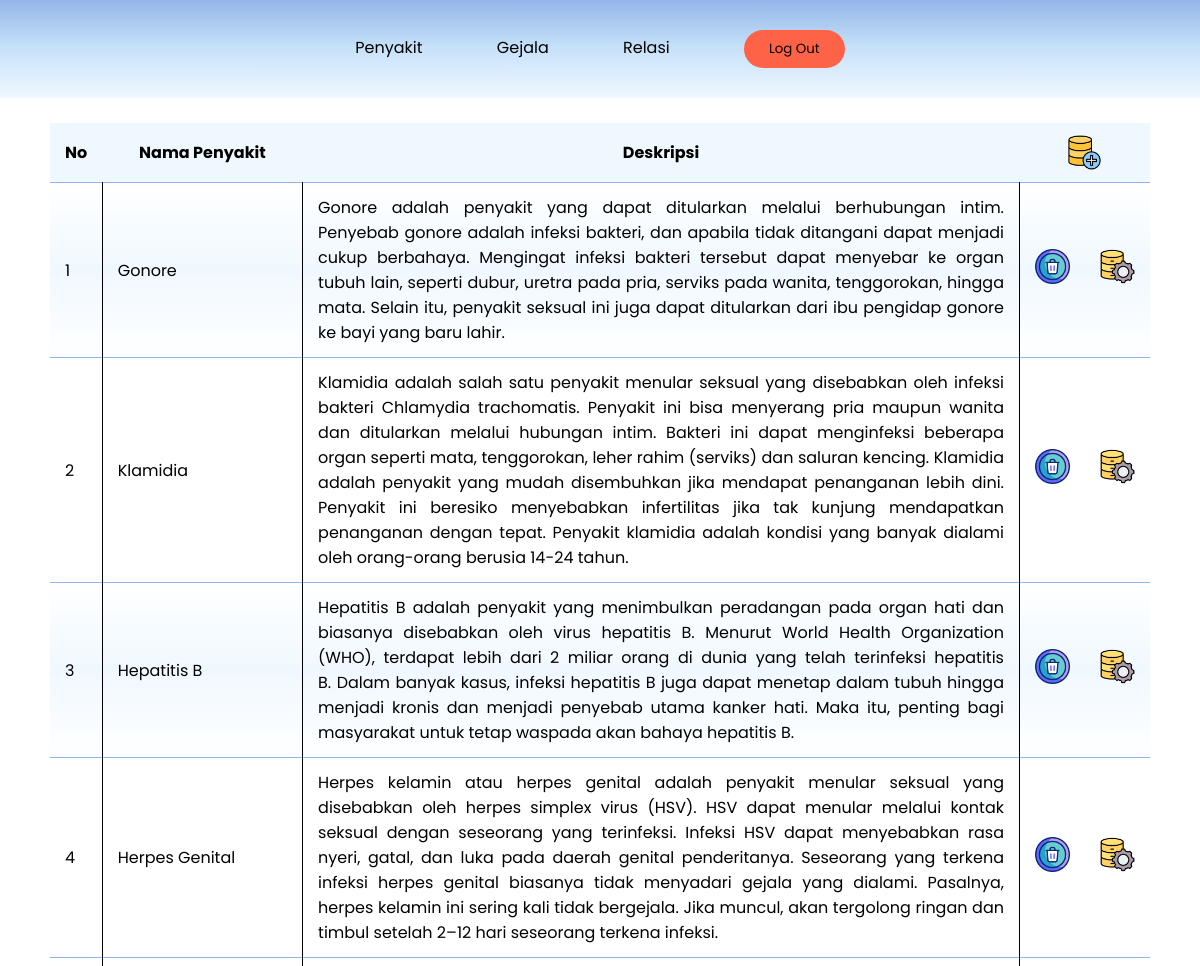
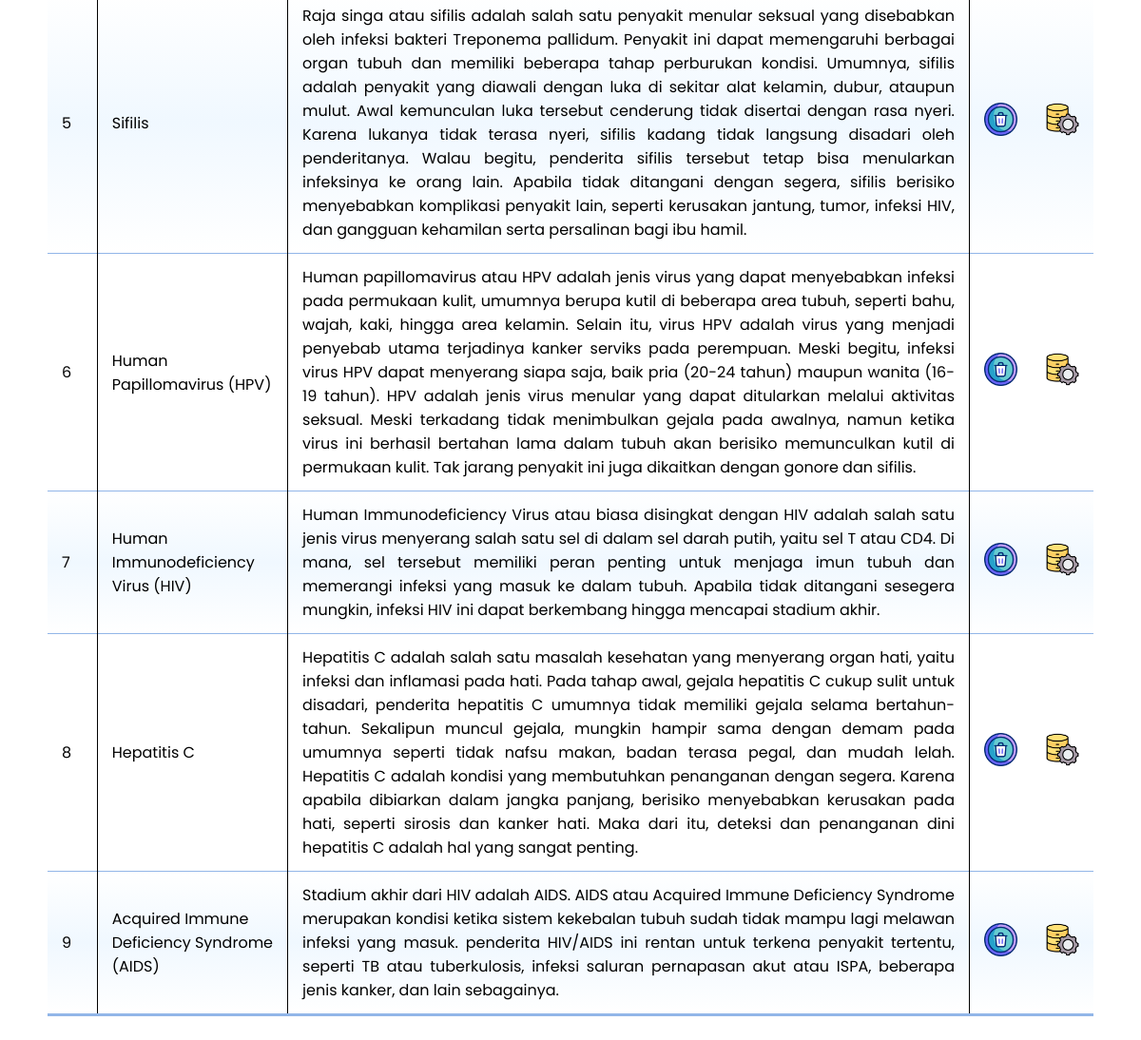
Screenshot of /penyakit.php with the database file from the repository (2 pictures, top to bottom).
### tables this page shows
CREATE TABLE `penyakit` (
  `id_penyakit` int(11) NOT NULL,
  `penyakit` varchar(255) NOT NULL,
  `deskripsi` text NOT NULL
);

### penyakit.php (the view, shortened to what this page needs)
<?php
include "koneksi.php";
?>
<!DOCTYPE html>
<html lang="en">
<head>
    <link rel="stylesheet" href="style_dashboard.css" />
</head>
<div class="body">
    <body>
        <div class="container">
            <table class="content">
                <tr>
                    <th>No</th>
                    <th>Nama Penyakit</th>
                    <th>Deskripsi</th>
                    <th colspan="2">
                        <div class="icon">
                            <a href="tambahPenyakit.php"><img src="add.png"></a>
                        </div>
                    </th>
                </tr>
                <?php
                $result = mysqli_query($db, "SELECT * FROM penyakit");
                $no = 1;
                while ($row = mysqli_fetch_assoc($result)) {
                    echo "<tr>";
                    echo "<td>" . $no . "</td>";
                    echo "<td>" . $row['penyakit'] . "</td>";
                    echo "<td class='desc'>" . $row['deskripsi'] . "</td>";
                    echo "<td>
                <form action='penyakit.php' method='POST' onsubmit='return confirm(\"yakin ingin menghapus?\")'>
                    <input type='hidden' name='id_penyakit' value='" . $row['id_penyakit'] . "'>
                    <button type='submit' name='delete'><img src='delete.png'></button>
                </form>
                </td>";
                    echo "<td>
                            <button><a href='updatePenyakit.php?id_penyakit= " . $row['id_penyakit'] . "'><img src='update.png' class='update'></a></button>
                        </td>";
                    echo "</tr>";
                    $no++;
                }
                ?>
            </table>
        </div>
    </body>
</div>
</html>

### style_dashboard.css (style rules this page uses)
*, body, html { margin: 0; padding: 0; font-family: "poppins", sans-serif; }
.body { display: flex; justify-content: center; }
.container { max-width: 100%; width: 1200px; display: flex; flex-direction: column; justify-content: center; align-items: center; }
.content { border-collapse: collapse; margin: 25px 50px; min-width: 400px; }
.content td:nth-child(1) { border-right: 1px solid black; }
.content td:nth-child(2) { border-right: 1px solid black; }
.content th, td { padding: 12px 15px; }
.content th { background: aliceblue; }
.content tr:nth-of-type(even) { background: linear-gradient(to top, white,aliceblue, white); }
.content tr { border-bottom: 1px solid rgb(146, 182, 232); }
.content tr:last-of-type { border-bottom: 3px solid rgb(146, 182, 232); }
.content img { max-width: 35px; height: auto; display: block; margin: 0px auto; }
.icon { display: flex; justify-content: center; gap: 10px; }
.desc { border-right: 1px solid black; text-align: justify; }

### style_navbar2.css (style rules this page uses)
* { box-sizing: border-box; margin: 0; padding: 0; }
li a { font-family: "poppins", sans-serif; font-weight: normal; font-size: medium; text-decoration: none; color: black; }
header { display: flex; justify-content: center; padding: 30px 10%; background: linear-gradient(to bottom, rgb(146, 182, 232), rgb(200, 226, 249), aliceblue); }
.logout { border: none; border-radius: 50px; background: aliceblue; padding: 9px 25px; }
.container button { border: none; background: none; }
.logout { border: none; border-radius: 50px; background: tomato; padding: 9px 25px; }
.link { list-style: none; }
.link li { display: inline-block; padding: 0px 20px; }
.link li a { transition: all 0.3s ease 0s; padding-bottom: 10px; margin-right: 30px; }

### rows the page displays
penyakit: penyakit "Gonore", deskripsi "Gonore adalah penyakit yang dapat ditularkan melalui berhubungan intim. Penyebab gonore adalah infeksi bakteri, dan apabila tidak ditangani dapat menjadi cukup berbahaya. Mengingat infeksi bakteri tersebut dapat menyebar ke organ tubuh lain, seperti dubur, uretra pada pria, serviks pada wanita, tenggorokan, hingga mata. Selain itu, penyakit seksual ini juga dapat ditularkan dari ibu pengidap gonore ke bayi yang baru lahir."
penyakit: penyakit "Klamidia", deskripsi "Klamidia adalah salah satu penyakit menular seksual yang disebabkan oleh infeksi bakteri Chlamydia trachomatis. Penyakit ini bisa menyerang pria maupun wanita dan ditularkan melalui hubungan intim. Bakteri ini dapat menginfeksi beberapa organ seperti mata, tenggorokan, leher rahim (serviks) dan saluran kencing. Klamidia adalah penyakit yang mudah disembuhkan jika mendapat penanganan lebih dini. Penyakit ini beresiko menyebabkan infertilitas jika tak kunjung mendapatkan penanganan dengan tepat. Penyakit klamidia adalah kondisi yang banyak dialami oleh orang-orang berusia 14-24 tahun."
penyakit: penyakit "Hepatitis B", deskripsi "Hepatitis B adalah penyakit yang menimbulkan peradangan pada organ hati dan biasanya disebabkan oleh virus hepatitis B. Menurut World Health Organization (WHO), terdapat lebih dari 2 miliar orang di dunia yang telah terinfeksi hepatitis B. Dalam banyak kasus, infeksi hepatitis B juga dapat menetap dalam tubuh hingga menjadi kronis dan menjadi penyebab utama kanker hati. Maka itu, penting bagi masyarakat untuk tetap waspada akan bahaya hepatitis B."
penyakit: penyakit "Herpes Genital", deskripsi "Herpes kelamin atau herpes genital adalah penyakit menular seksual yang disebabkan oleh herpes simplex virus (HSV). HSV dapat menular melalui kontak seksual dengan seseorang yang terinfeksi. Infeksi HSV dapat menyebabkan rasa nyeri, gatal, dan luka pada daerah genital penderitanya. Seseorang yang terkena infeksi herpes genital biasanya tidak menyadari gejala yang dialami. Pasalnya, herpes kelamin ini sering kali tidak bergejala. Jika muncul, akan tergolong ringan dan timbul setelah 2–12 hari seseorang terkena infeksi."
penyakit: penyakit "Sifilis", deskripsi "Raja singa atau sifilis adalah salah satu penyakit menular seksual yang disebabkan oleh infeksi bakteri Treponema pallidum. Penyakit ini dapat memengaruhi berbagai organ tubuh dan memiliki beberapa tahap perburukan kondisi. Umumnya, sifilis adalah penyakit yang diawali dengan luka di sekitar alat kelamin, dubur, ataupun mulut. Awal kemunculan luka tersebut cenderung tidak disertai dengan rasa nyeri. Karena lukanya tidak terasa nyeri, sifilis kadang tidak langsung disadari oleh penderitanya. Walau begitu, penderita sifilis tersebut tetap bisa menularkan infeksinya ke orang lain. Apabila tidak ditangani dengan segera, sifilis berisiko menyebabkan komplikasi penyakit lain, seperti kerusakan…"
penyakit: penyakit "Human Papillomavirus (HPV)", deskripsi "Human papillomavirus atau HPV adalah jenis virus yang dapat menyebabkan infeksi pada permukaan kulit, umumnya berupa kutil di beberapa area tubuh, seperti bahu, wajah, kaki, hingga area kelamin. Selain itu, virus HPV adalah virus yang menjadi penyebab utama terjadinya kanker serviks pada perempuan. Meski begitu, infeksi virus HPV dapat menyerang siapa saja, baik pria (20-24 tahun) maupun wanita (16-19 tahun). HPV adalah jenis virus menular yang dapat ditularkan melalui aktivitas seksual. Meski terkadang tidak menimbulkan gejala pada awalnya, namun ketika virus ini berhasil bertahan lama dalam tubuh akan berisiko memunculkan kutil di permukaan kulit. Tak jarang penyakit ini juga dikaitkan…"
penyakit: penyakit "Human Immunodeficiency Virus (HIV)", deskripsi "Human Immunodeficiency Virus atau biasa disingkat dengan HIV adalah salah satu jenis virus menyerang salah satu sel di dalam sel darah putih, yaitu sel T atau CD4. Di mana, sel tersebut memiliki peran penting untuk menjaga imun tubuh dan memerangi infeksi yang masuk ke dalam tubuh. Apabila tidak ditangani sesegera mungkin, infeksi HIV ini dapat berkembang hingga mencapai stadium akhir."
penyakit: penyakit "Hepatitis C", deskripsi "Hepatitis C adalah salah satu masalah kesehatan yang menyerang organ hati, yaitu infeksi dan inflamasi pada hati. Pada tahap awal, gejala hepatitis C cukup sulit untuk disadari, penderita hepatitis C umumnya tidak memiliki gejala selama bertahun-tahun. Sekalipun muncul gejala, mungkin hampir sama dengan demam pada umumnya seperti tidak nafsu makan, badan terasa pegal, dan mudah lelah. Hepatitis C adalah kondisi yang membutuhkan penanganan dengan segera. Karena apabila dibiarkan dalam jangka panjang, berisiko menyebabkan kerusakan pada hati, seperti sirosis dan kanker hati. Maka dari itu, deteksi dan penanganan dini hepatitis C adalah hal yang sangat penting."
penyakit: penyakit "Acquired Immune Deficiency Syndrome (AIDS)", deskripsi "Stadium akhir dari HIV adalah AIDS. AIDS atau Acquired Immune Deficiency Syndrome merupakan kondisi ketika sistem kekebalan tubuh sudah tidak mampu lagi melawan infeksi yang masuk. penderita HIV/AIDS ini rentan untuk terkena penyakit tertentu, seperti TB atau tuberkulosis, infeksi saluran pernapasan akut atau ISPA, beberapa jenis kanker, dan lain sebagainya."
